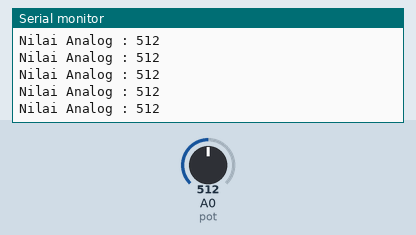
Simulated run of this sketch. Board: Arduino Uno, built with avr-gcc and run on an emulated ATmega328P. Parts: the last lines printed to the serial monitor. Inputs (shaded band) come from the test bench; at power-on: A0 (pot) = 512.

Above: at 1.2 s.
1.3 s: A0 (pot) set to 716
At 1.31 s:
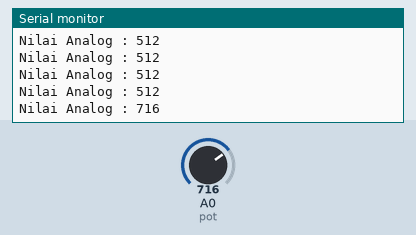
2.8 s: A0 (pot) set to 900
At 2.82 s:
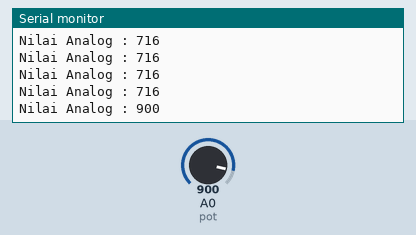
Timing chart, 0 to 5.8 s (numbered marks = the images above; inputs shaded):
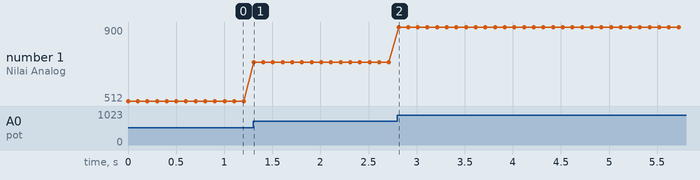

The sketch:

uji_coba_input_analog.ino
```cpp
#define pot A0   //mendefinisikan pin analog

void setup() {
  Serial.begin(9600);   //mengatur baud rate
}

void loop() {
  int a = analogRead(pot);   //membaca data analog dan menyimpannya pada variabel a
  Serial.print("Nilai Analog : ");
  Serial.println(a);   //menuliskan nilai variabel a pada serial monitor
  delay(100);
}
```

Measured:
- after the input at 1.3 s, the serial monitor: prints a new line at once (image 1)
- after the input at 2.8 s, the serial monitor: prints a new line at once (image 2)
- plotted number 1: 512 → 716 after the input at 1.3 s, 716 → 900 after the input at 2.8 s
